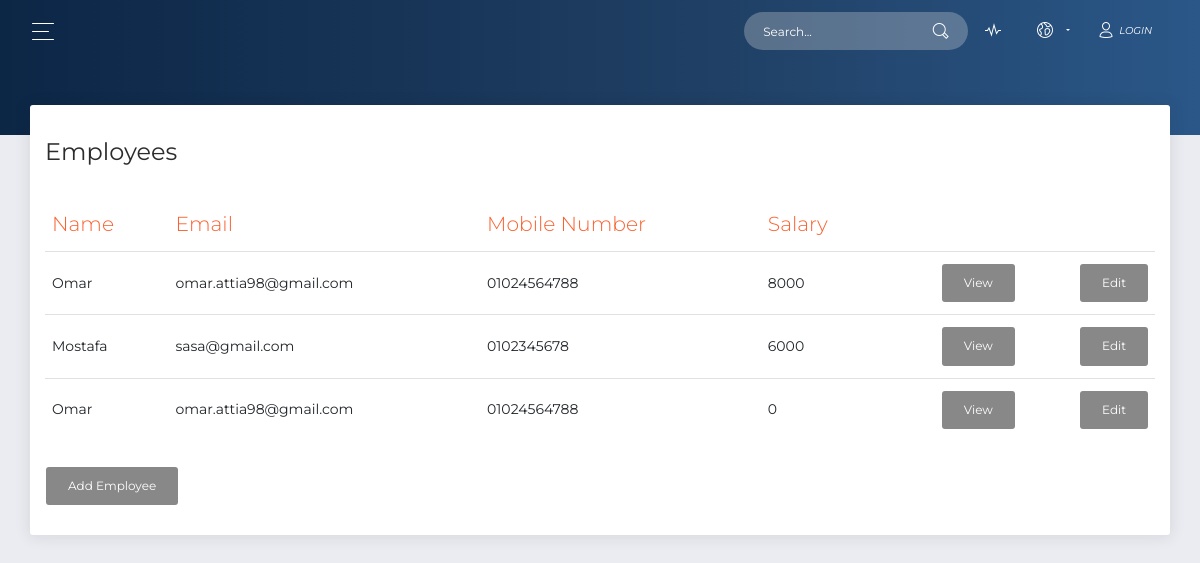
Page /public/employeesList.php on the committed database.
### tables this page shows
CREATE TABLE `employee` (
  `ID` int(11) NOT NULL,
  `First_Name` varchar(24) NOT NULL,
  `Last_Name` varchar(24) NOT NULL,
  `email` varchar(32) NOT NULL,
  `address` varchar(24) NOT NULL,
  `Dep` varchar(30) NOT NULL,
  `mobile` varchar(24) NOT NULL,
  `DOB` date NOT NULL,
  `degree` varchar(24) NOT NULL,
  `emp_date` date NOT NULL,
  `salary` int(11) NOT NULL,
  `comp_id` int(11) NOT NULL
);

### app/db/dbh.php (called while the page is built, shortened)
<?php
class DBh
{
    private $servername;
    private $username;
    private $password;
    private $dbname;
    private $conn;
    function __construct()
    {
		$this->servername = DB_SERVER;
		$this->username = DB_USER;
		$this->password = DB_PASS;
        $this->dbname = DB_DATABASE;
	}
    public function connect()
    {
        $this->conn = new mysqli($this->servername, $this->username, $this->password, $this->dbname);
        return $this->conn;
    }
    function query($sql)
    {
        if (!empty($sql))
        {
            $this->result = $this->conn->query($sql);
            return $this->result;
        }
        else
        {
            return false;
        }
    }
}
?>

### app/model/model.php (called while the page is built, shortened)
<?php
require_once("../app/db/dbh.php");
abstract class Model
{
    protected $dbh;
    protected $conn;
    public function connect()
    {
        if (null === $this->conn) {
            $this->dbh = new Dbh();
        }
        return $this->dbh;
    }
}

### app/model/employees_model.php (called while the page is built, shortened)
<?php
  require_once(__ROOT__ . "model/model.php");
  require_once(__ROOT__ . "model/Employee_model.php");
?>
<?php
class Employees extends Model {
    public $employees;
  function __construct() {
      $this->fillArray();
  }
  function fillArray() {
    $this->employees = array();
    $this->dbh = $this->connect();
    $result = $this->readEmployees();
    while ($row = $result->fetch_assoc())
    {
     array_push($this->employees, new Employee($row["ID"],$row["First_Name"],$row["Last_Name"]
          ,$row["email"],$row["address"],$row["Dep"], $row["mobile"],$row["DOB"],$row["degree"],
          $row["emp_date"], $row["salary"],$row["comp_id"]));
    }
  }
  function getEmployees()
  {
    return $this->employees;
  }
  function readEmployees(){
    $sql = "SELECT * FROM employee";
    $result = $this->dbh->query($sql);
    if ($result->num_rows > 0){
        return $result;
    }
    else {
        return false;
    }
  }
}
?>

### app/view/view.php (called while the page is built, shortened)
<?php
abstract class View
{
    public function __construct($controller, $model)
    {
        $this->model = $model;
    }
}
?>

### app/model/employee_model.php (called while the page is built, shortened)
<?php
  require_once(__ROOT__ . "model/model.php");
?>
<?php
class Employee extends Model{
    private $empid;
    private $empfirstname;
    private $email;
    private $mobile;
    private $salary;
  function __construct($empid,$empfirstname="",$emplastname="",$email="",$address="",$dep="",$mobile="",$birthdate="",$edudegree="",$empdate="",$salary="",$compid="")
  {
    $this->empid = $empid;
    if(""===$empfirstname)
    {
      $this->readEmployee($empid);
    }
    else
    {
      $this->empfirstname = $empfirstname;
      $this->email=$email;
      $this->mobile = $mobile;
      $this->salary=$salary;
    }
  }
    public function getEmpid()
    {
        return $this->empid;
    }
    public function getMobile()
    {
        return $this->mobile;
    }
    public function getSalary()
    {
        return $this->salary;
    }
    public function getEmail()
    {
        return $this->email;
    }
    public function getEmpfirstname()
    {
        return $this->empfirstname;
    }
    function readEmployee($empid)
    {
        $sql = "SELECT * FROM user  JOIN  employee ON user.emp_ID = employee.ID WHERE user.emp_ID='$empid'";
        $db = $this->connect();
        $result = $db->query($sql);
        if($result->num_rows == 1)
        {
          $row = $db->fetchRow();
          $this->empfirstname = $row["First_Name"];
          $this->emplastname = $row["Last_Name"];
          $this->email = $row["email"];
          $this->address = $row["address"];
          $this->mobile = $row["mobile"];
          $this->birthdate = $row["DOB"];
          $this->edudegree = $row["degree"];
          $this->empdate = $row["emp_date"];
          $this->salary = $row["salary"];
          $this->compid = $row["comp_id"];
        }
        else
        {
          $this->empfirstname = "";
          $this->email = "";
          $this->mobile = "";
          $this->salary = "";
        }
      }
    }

### app/view/Employees_view.php (the view)
<?php
require_once(__ROOT__ . "view/View.php");
class Empviewpage extends View{
    public function output()
    {
        $str = "";
        $str .= ' <div class="table-responsive"> <table class="table"> ';
        $str .= ' <thead class=" text-primary"> ';
        $str .= ' <th> Name </th> ';
        $str .= ' <th> Email </th> ';
        $str .= ' <th> Mobile Number </th> ';
        $str .= ' <th> Salary </th> ';
        $str .= ' <th class="text-right"> </th> ';
        $str .= ' </thead> <tbody> ';
        foreach ($this->model->getEmployees() as $Employee) {
            $str .= ' <tr>';
            $str .= ' <td>  ' . $Employee->getEmpfirstname() . '  </td> ';
            $str .= ' <td>  ' . $Employee->getEmail() . '  </td> ';
            $str .= ' <td>  ' . $Employee->getMobile() . '  </td> ';
            $str .= ' <td>  ' . $Employee->getSalary() . '  </td> ';
            $str .= " <td class=\"text-right\"><a class=\"btn\" href='employeesList.php?action=view&id= " . $Employee->getEmpid() . "'   > View </a></td> ";
            $str .= " <td class=\"text-right\"><a class=\"btn\" href='employeesList.php?action=edit&id= " . $Employee->getEmpid() . "'  > Edit </a></td> ";
            $str .= ' </tr> ';
        }
        $str .= ' </tbody> ';
        $str .= ' </table> ';
        $str .= ' <a class="btn" href=\'employeesList.php?action=add&id= " "\'> Add Employee </a> ';
        $str .= ' </div> ';
        return $str;
    }
}
?>

### public/employeesList.php (shortened to what this page needs)
<?php
require_once(__ROOT__ . "model/Employees_model.php");
require_once(__ROOT__ . "view/Employees_view.php");
$model = new Employees();
$controller = new EmployeeController($model);
$view = new Empviewpage($controller, $model);
?>
<!DOCTYPE html>
<html lang="en">
<head>
    <link rel="stylesheet" href="https://use.fontawesome.com/releases/v5.7.1/css/all.css"
>
    <link href="../assets/css/bootstrap.min.css" rel="stylesheet" />
    <link href="../assets/css/now-ui-dashboard.css?v=1.5.0" rel="stylesheet" />
</head>
<body class="">
    <div class="wrapper ">
        <body class="">
    <div class="wrapper ">
        <div class="main-panel" id="main-panel">
            <nav class="navbar navbar-expand-lg navbar-transparent  bg-primary  navbar-absolute">
                <div class="container-fluid">
                    <div class="navbar-wrapper">
                        <div class="navbar-toggle">
                            <button type="button" class="navbar-toggler">
                                <span class="navbar-toggler-bar bar1"></span>
                                <span class="navbar-toggler-bar bar2"></span>
                                <span class="navbar-toggler-bar bar3"></span>
                            </button>
                        </div>
                    </div>
                    <div class="collapse navbar-collapse justify-content-end" id="navigation">
                        <form>
                            <div class="input-group no-border">
                                <input type="text" value="" class="form-control" placeholder="Search...">
                                <div class="input-group-append">
                                    <div class="input-group-text"><i class="now-ui-icons ui-1_zoom-bold"></i>
                                    </div>
                                </div>
                            </div>
                        </form>
                        <ul class="navbar-nav">
                            <li class="nav-item">
                                <a class="nav-link" href="#pablo"> <i class="now-ui-icons media-2_sound-wave"></i>
                                </a>
                            </li>
                            <li class="nav-item dropdown">
                                <a class="nav-link dropdown-toggle" id="navbarDropdownMenuLink" data-toggle="dropdown" aria-haspopup="true" aria-expanded="false">
                                    <i class="now-ui-icons location_world"></i>
                                </a>
                            </li>
                            <li class="nav-item">
                                <a class="nav-link" href="login.html">
                                    <i class="now-ui-icons users_single-02"></i>
                                    <i>Login</i>
                                </a>
                            </li>
                        </ul>
                    </div>
                </div>
            </nav>
            <div class="panel-header panel-header-sm">
            </div>
            <div class="content" id="id01">
                <div class="row">
                    <div class=" col-md-12">
                        <div class="card">
                            <div class="card-header">
                              <h4 class="card-title">Employees</h4>
                            </div>
                            <div class="card-body">
                                <?php
                                    echo $view->output();
                                ?>
                            </div>
                        </div>
                    </div>
                </div>
            </div>
        </div>
    </div>
</body>
</html>

### rows in the picture
employee: First_Name "Omar", email "omar.attia98@gmail.com", mobile "01024564788", salary "8000"
employee: First_Name "Mostafa", email "sasa@gmail.com", mobile "0102345678", salary "6000"
employee: First_Name "Omar", email "omar.attia98@gmail.com", mobile "01024564788", salary "0"
